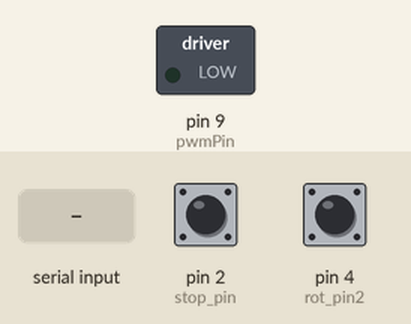
Recording of a sketch running on a simulated Arduino Uno, built with avr-gcc and run on an emulated ATmega328P. Shown: switched loads named in the sketch (green lamp = pin HIGH). The inputs (shaded band) are chosen by the test bench; at power-on: pin 2 (stop_pin) HIGH, pin 4 (rot_pin2) HIGH.

Above: at 1.2 s.
1.3 s: "90,45\n" received over Serial
At 2.86 s:
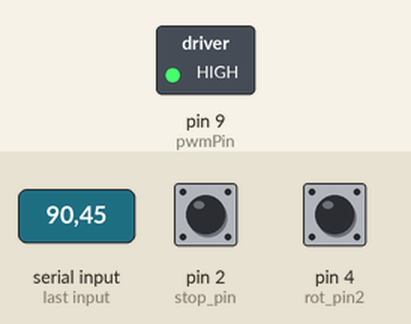
7.3 s: pin 2 (stop_pin) pulled LOW for 0.15 s
At 8.4 s:
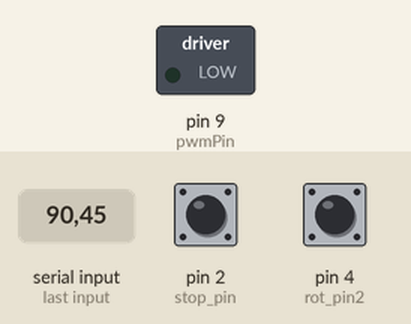
Timing chart, 0 to 10.3 s (numbered marks = the images above; inputs shaded):
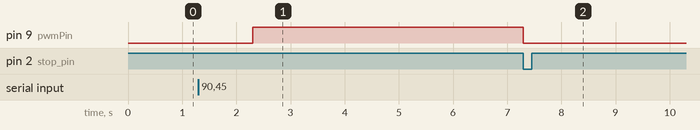

The sketch:

Angle_Control.ino
```cpp
#include "PinChangeInterrupt.h"


volatile long temp, counter = 0; //This variable will increase or decrease depending on the rotation of encoder
int angle=0;
int count_rev=2*5736;
//int count_rev=12136;
int pwmPin=9;
int dirPin1=8;
int dirPin2=7;
int stop_pin=2;
int num=0;
volatile int stop_limit=1;

//DEFINED INTERRUPT PINS
#define rot_pin1 3
#define rot_pin2 4

//CONSTANTS
int ad=0;
int fd_pwm=0;

//controller
double error;
double kp=60;
double ki=0.03;
double C_kp;
double C_ki=0;
double C;
int C_pwm;
int C_pwm_old=0;

void setup() {
  Serial.begin (9600);

  pinMode(rot_pin1, INPUT_PULLUP); // internal pullup input pin 2

  pinMode(rot_pin2, INPUT_PULLUP); // internal pullup input pin 3

  pinMode(stop_pin,INPUT_PULLUP);

   //Setting up interrupt
  //A rising pulse from encodenren activated ai0(). AttachInterrupt 0 is DigitalPin nr 2 on moust Arduino.
  attachPinChangeInterrupt(digitalPinToPinChangeInterrupt(rot_pin1), ai0, RISING);

  //B rising pulse from encodenren activated ai1(). AttachInterrupt 1 is DigitalPin nr 3 on moust Arduino.
  attachPinChangeInterrupt(digitalPinToPinChangeInterrupt(rot_pin2), ai1, RISING);

  //Attach interrupt to stop pin
  attachInterrupt(digitalPinToInterrupt(stop_pin),stop_func,FALLING);
  }

  void loop() {

    // Send the value of counter
    if( counter != temp ){
    angle=360*counter/count_rev;
    Serial.println (angle);
    //Serial.println (C_pwm);
    temp = counter;
    }

    //MOTOR CONTROL
    error=ad-angle;
    C_kp=kp*error;

    if(num<1000){
    C_ki+=error;
    num+=1;
    }else{
      num=0;
      C_ki=0;
    }

    C=C_kp+ki*C_ki+fd_pwm;
    C_pwm=int(C);

    //write motor direction
    digitalWrite(dirPin1,LOW);
    digitalWrite(dirPin2,HIGH);

    if(C_pwm<0){
      digitalWrite(dirPin1,HIGH);
      digitalWrite(dirPin2,LOW);
      if(C_pwm<-255){
        C_pwm=255;
      }else{
        C_pwm*=-1;
      }

    }else if(C_pwm>255){
      digitalWrite(dirPin1,LOW);
      digitalWrite(dirPin2,HIGH);
      C_pwm=255;
    }

    if(stop_limit==0){
      C_pwm=0;
    }

    if (C_pwm!=C_pwm_old){
      analogWrite(pwmPin,C_pwm);
    }
    C_pwm_old=C_pwm;

    //ask for input angle
    long i=0;
     while(Serial.available()>0){
     ad=Serial.parseInt();
     i=i*10+ad;
     ad=i/10;
    }

  }

  void ai0() {
    // ai0 is activated if DigitalPin nr 2 is going from LOW to HIGH
    // Check pin 3 to determine the direction
    if(digitalRead(5)==LOW) {
    counter++;
    }else{
    counter--;
    }
  }

  void ai1() {
    // ai0 is activated if DigitalPin nr 3 is going from LOW to HIGH
    // Check with pin 2 to determine the direction
    if(digitalRead(4)==LOW) {
    counter--;
    }else{
    counter++;
    }
  }

  void stop_func(){
    stop_limit=0;

  }
```

Measured:
- after the input at 1.3 s, pin 9 (pwmPin): LOW → HIGH after 1.0 s
- after the input at 7.3 s, pin 9 (pwmPin): HIGH → LOW at once
